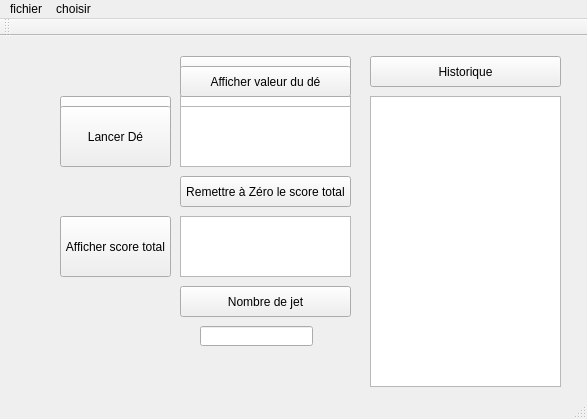
<?xml version="1.0" encoding="UTF-8"?>
<ui version="4.0">
 <class>LancerDeClass</class>
 <widget class="QMainWindow" name="LancerDeClass">
  <property name="geometry">
   <rect>
    <x>0</x>
    <y>0</y>
    <width>587</width>
    <height>419</height>
   </rect>
  </property>
  <property name="windowTitle">
   <string>LancerDe</string>
  </property>
  <widget class="QWidget" name="centralWidget">
   <widget class="QPushButton" name="startDeButton">
    <property name="geometry">
     <rect>
      <x>60</x>
      <y>60</y>
      <width>111</width>
      <height>61</height>
     </rect>
    </property>
    <property name="text">
     <string>Lancer Dé</string>
    </property>
   </widget>
   <widget class="QPushButton" name="showValueDeButton">
    <property name="geometry">
     <rect>
      <x>180</x>
      <y>20</y>
      <width>171</width>
      <height>31</height>
     </rect>
    </property>
    <property name="text">
     <string>Afficher valeur du dé</string>
    </property>
   </widget>
   <widget class="QPlainTextEdit" name="showTextDeValue">
    <property name="geometry">
     <rect>
      <x>180</x>
      <y>60</y>
      <width>171</width>
      <height>61</height>
     </rect>
    </property>
   </widget>
   <widget class="QPushButton" name="showTotalScoreButton">
    <property name="geometry">
     <rect>
      <x>60</x>
      <y>180</y>
      <width>111</width>
      <height>61</height>
     </rect>
    </property>
    <property name="text">
     <string>Afficher score total</string>
    </property>
   </widget>
   <widget class="QPushButton" name="resetTotalScoreButton">
    <property name="geometry">
     <rect>
      <x>180</x>
      <y>140</y>
      <width>171</width>
      <height>31</height>
     </rect>
    </property>
    <property name="text">
     <string>Remettre à Zéro le score total</string>
    </property>
   </widget>
   <widget class="QPlainTextEdit" name="showTextTotalScoreValue">
    <property name="geometry">
     <rect>
      <x>180</x>
      <y>180</y>
      <width>171</width>
      <height>61</height>
     </rect>
    </property>
   </widget>
   <widget class="QPushButton" name="sendNumberJet">
    <property name="geometry">
     <rect>
      <x>180</x>
      <y>250</y>
      <width>171</width>
      <height>31</height>
     </rect>
    </property>
    <property name="text">
     <string>Nombre de jet</string>
    </property>
   </widget>
   <widget class="QTableWidget" name="tableHistorique">
    <property name="geometry">
     <rect>
      <x>370</x>
      <y>60</y>
      <width>191</width>
      <height>291</height>
     </rect>
    </property>
   </widget>
   <widget class="QPushButton" name="showHistorique">
    <property name="geometry">
     <rect>
      <x>370</x>
      <y>20</y>
      <width>191</width>
      <height>31</height>
     </rect>
    </property>
    <property name="text">
     <string>Historique</string>
    </property>
   </widget>
   <widget class="QPushButton" name="startDeHistoButton">
    <property name="geometry">
     <rect>
      <x>60</x>
      <y>70</y>
      <width>111</width>
      <height>61</height>
     </rect>
    </property>
    <property name="text">
     <string>Lancer Dé</string>
    </property>
   </widget>
   <widget class="QPushButton" name="showValueDeHistoButton">
    <property name="geometry">
     <rect>
      <x>180</x>
      <y>30</y>
      <width>171</width>
      <height>31</height>
     </rect>
    </property>
    <property name="text">
     <string>Afficher valeur du dé</string>
    </property>
   </widget>
   <widget class="QPlainTextEdit" name="showTextDeHistoValue">
    <property name="geometry">
     <rect>
      <x>180</x>
      <y>70</y>
      <width>171</width>
      <height>61</height>
     </rect>
    </property>
   </widget>
   <widget class="QLineEdit" name="numberJet">
    <property name="geometry">
     <rect>
      <x>200</x>
      <y>290</y>
      <width>113</width>
      <height>20</height>
     </rect>
    </property>
   </widget>
  </widget>
  <widget class="QMenuBar" name="menuBar">
   <property name="geometry">
    <rect>
     <x>0</x>
     <y>0</y>
     <width>587</width>
     <height>21</height>
    </rect>
   </property>
   <widget class="QMenu" name="menuchoisir">
    <property name="title">
     <string>choisir</string>
    </property>
    <addaction name="actionde"/>
    <addaction name="actiondehisto"/>
   </widget>
   <widget class="QMenu" name="menufichier">
    <property name="title">
     <string>fichier</string>
    </property>
   </widget>
   <addaction name="menufichier"/>
   <addaction name="menuchoisir"/>
  </widget>
  <widget class="QToolBar" name="mainToolBar">
   <attribute name="toolBarArea">
    <enum>TopToolBarArea</enum>
   </attribute>
   <attribute name="toolBarBreak">
    <bool>false</bool>
   </attribute>
  </widget>
  <widget class="QStatusBar" name="statusBar"/>
  <action name="actionde">
   <property name="text">
    <string>de</string>
   </property>
  </action>
  <action name="actiondehisto">
   <property name="text">
    <string>dehisto</string>
   </property>
  </action>
 </widget>
 <layoutdefault spacing="6" margin="11"/>
 <resources>
  <include location="LancerDe.qrc"/>
 </resources>
 <connections>
  <connection>
   <sender>startDeButton</sender>
   <signal>clicked()</signal>
   <receiver>LancerDeClass</receiver>
   <slot>startDeButtonClicked()</slot>
   <hints>
    <hint type="sourcelabel">
     <x>100</x>
     <y>123</y>
    </hint>
    <hint type="destinationlabel">
     <x>228</x>
     <y>174</y>
    </hint>
   </hints>
  </connection>
  <connection>
   <sender>showValueDeButton</sender>
   <signal>clicked()</signal>
   <receiver>LancerDeClass</receiver>
   <slot>showValueDeButtonClicked()</slot>
   <hints>
    <hint type="sourcelabel">
     <x>265</x>
     <y>68</y>
    </hint>
    <hint type="destinationlabel">
     <x>228</x>
     <y>174</y>
    </hint>
   </hints>
  </connection>
  <connection>
   <sender>showTotalScoreButton</sender>
   <signal>clicked()</signal>
   <receiver>LancerDeClass</receiver>
   <slot>showTotalScoreButtonClicked()</slot>
   <hints>
    <hint type="sourcelabel">
     <x>100</x>
     <y>233</y>
    </hint>
    <hint type="destinationlabel">
     <x>228</x>
     <y>174</y>
    </hint>
   </hints>
  </connection>
  <connection>
   <sender>resetTotalScoreButton</sender>
   <signal>clicked()</signal>
   <receiver>LancerDeClass</receiver>
   <slot>resetTotalScoreButtonClicked()</slot>
   <hints>
    <hint type="sourcelabel">
     <x>265</x>
     <y>188</y>
    </hint>
    <hint type="destinationlabel">
     <x>228</x>
     <y>174</y>
    </hint>
   </hints>
  </connection>
  <connection>
   <sender>actiondehisto</sender>
   <signal>triggered()</signal>
   <receiver>LancerDeClass</receiver>
   <slot>dehistoMenuButtonClicked()</slot>
   <hints>
    <hint type="sourcelabel">
     <x>-1</x>
     <y>-1</y>
    </hint>
    <hint type="destinationlabel">
     <x>228</x>
     <y>174</y>
    </hint>
   </hints>
  </connection>
  <connection>
   <sender>actionde</sender>
   <signal>triggered()</signal>
   <receiver>LancerDeClass</receiver>
   <slot>deMenuButtonClicked()</slot>
   <hints>
    <hint type="sourcelabel">
     <x>-1</x>
     <y>-1</y>
    </hint>
    <hint type="destinationlabel">
     <x>228</x>
     <y>174</y>
    </hint>
   </hints>
  </connection>
  <connection>
   <sender>startDeHistoButton</sender>
   <signal>clicked()</signal>
   <receiver>LancerDeClass</receiver>
   <slot>startDeHistoButtonClicked()</slot>
   <hints>
    <hint type="sourcelabel">
     <x>115</x>
     <y>133</y>
    </hint>
    <hint type="destinationlabel">
     <x>297</x>
     <y>209</y>
    </hint>
   </hints>
  </connection>
  <connection>
   <sender>showValueDeHistoButton</sender>
   <signal>clicked()</signal>
   <receiver>LancerDeClass</receiver>
   <slot>showValueDeHistoButtonClicked()</slot>
   <hints>
    <hint type="sourcelabel">
     <x>265</x>
     <y>78</y>
    </hint>
    <hint type="destinationlabel">
     <x>297</x>
     <y>209</y>
    </hint>
   </hints>
  </connection>
  <connection>
   <sender>sendNumberJet</sender>
   <signal>clicked()</signal>
   <receiver>LancerDeClass</receiver>
   <slot>sendNumberJetClicked()</slot>
   <hints>
    <hint type="sourcelabel">
     <x>265</x>
     <y>298</y>
    </hint>
    <hint type="destinationlabel">
     <x>297</x>
     <y>209</y>
    </hint>
   </hints>
  </connection>
  <connection>
   <sender>showHistorique</sender>
   <signal>clicked()</signal>
   <receiver>LancerDeClass</receiver>
   <slot>showHistoriqueClicked()</slot>
   <hints>
    <hint type="sourcelabel">
     <x>465</x>
     <y>68</y>
    </hint>
    <hint type="destinationlabel">
     <x>293</x>
     <y>209</y>
    </hint>
   </hints>
  </connection>
 </connections>
 <slots>
  <slot>startDeButtonClicked()</slot>
  <slot>showValueDeButtonClicked()</slot>
  <slot>showTotalScoreButtonClicked()</slot>
  <slot>resetTotalScoreButtonClicked()</slot>
  <slot>dehistoMenuButtonClicked()</slot>
  <slot>deMenuButtonClicked()</slot>
  <slot>startDeHistoButtonClicked()</slot>
  <slot>showValueDeHistoButtonClicked()</slot>
  <slot>sendNumberJetClicked()</slot>
  <slot>showHistoriqueClicked()</slot>
 </slots>
</ui>
